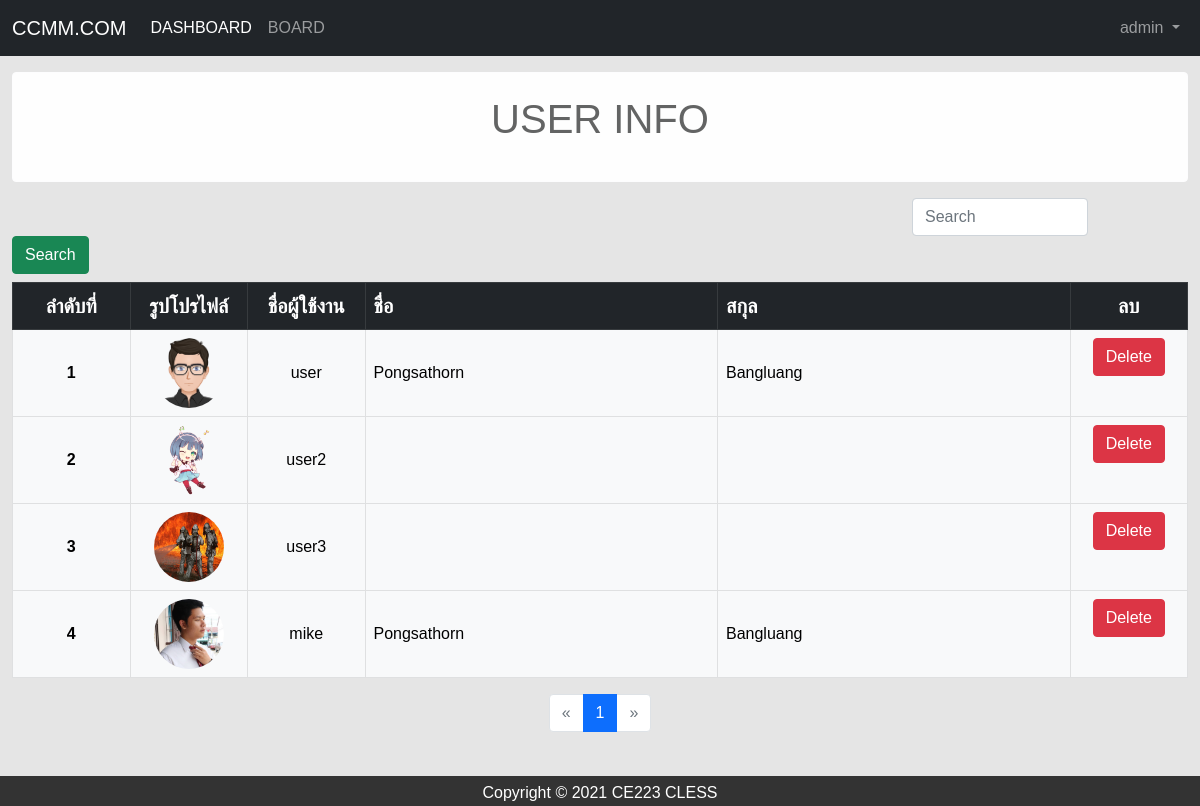
/admin/admin_home.php?x=user_info&page (signed in), run on the app's committed database.
### tables this page shows
CREATE TABLE `masterlogin` (
  `ID` int(11) NOT NULL,
  `username` varchar(20) NOT NULL,
  `email` varchar(50) NOT NULL,
  `password` varchar(20) NOT NULL,
  `firstname` varchar(50) NOT NULL,
  `lastname` varchar(50) NOT NULL,
  `address` varchar(100) NOT NULL,
  `phone` varchar(10) NOT NULL,
  `role` varchar(5) NOT NULL,
  `text` varchar(200) NOT NULL,
  `nickname` varchar(20) NOT NULL,
  `sex` varchar(4) NOT NULL,
  `Github` varchar(50) NOT NULL,
  `Twitter` varchar(50) NOT NULL,
  `Instagram` varchar(50) NOT NULL,
  `Facebook` varchar(50) NOT NULL,
  `image` text NOT NULL
);

### admin/user_info.php (the view, shortened to what this page needs)
    <div class="container">
      <div class="row">
        <div class="col-12 col-sm-12 mt-3">
          <div class="alert alert-light" role="alert">
           <p class="fs-1" align="center">USER INFO</p>
          </div>
        </div>
      </div>
      <form action="" method="post" id="form" enctype="multipart/form-data">
        <div class="row">
          <div class="col-9"></div>
      <div class="col-2">
        <input type="text" name="search" class="form-control" placeholder="Search">
      </div>
      <div class="col">
      <input type="submit" class="btn btn-success" name="btn-search" value="Search" >
      </div>
    </div>
    </form>
        <div class="col-12 col-sm-12 mt-2">
          <table class="table table-light table-bordered">
            <thead>
              <tr class="fs-5 table-dark">
                <th scope="col" width="10%" class="text-center">ลำดับที่</th>
                <th scope="col" width="10%" class="text-center">รูปโปรไฟล์</th>
                <th scope="col" width="10%" class="text-center">ชื่อผู้ใช้งาน</th>
                <th scope="col" width="30%" >ชื่อ</th>
                <th scope="col" width="30%" >สกุล</th>
                <th scope="col" width="10%" class="text-center">ลบ</th>
              </tr>
            </thead>
            <tbody>
            <?php
            $role = "user";
            $page = $_GET['page'];
            $per_page = 10;
            if($page==""){$page=1;}
            $res = $db->query('SELECT COUNT(*) FROM masterlogin');
            $num_rows = $res->fetchColumn();
            $total_page =ceil($num_rows/$per_page);
            $start = ($page-1)*$per_page;
            $num=0;
            if(isset($_POST['search'])){
              $search = $_POST['search'];
              $select_stmt = $db->prepare("SELECT * FROM masterlogin WHERE role=:role AND username LIKE '%$search%' LIMIT $start,10");
              $select_stmt->bindParam(":role", $role);
              $select_stmt->execute(); }
            else if(!isset($_POST['search'])){
            $select_stmt = $db->prepare("SELECT * FROM masterlogin WHERE role=:role LIMIT $start,10");
            $select_stmt->bindParam(":role", $role);
            $select_stmt->execute(); }
            while($row = $select_stmt->fetch(PDO::FETCH_ASSOC)) {
            $num++;
            ?>
              <tr>
                <th class="text-center align-middle"><?php echo $num ?></th>
                <td class="text-center"><img src="../user/img/<?php echo $row['image']; ?>" alt="" class="rounded-circle" width="70" height="70"></td>
                <td class="align-middle text-center"><?php echo $row['username']?></td>
                <td class="align-middle"><?php echo $row['firstname'];?></td>
                <td class="align-middle"><?php echo $row['lastname'];?></td>
                <td ><center><a href="?x=user_info&deleteuser_id=<?php echo $row['ID']; ?>&page=<?php echo $page;?>" class="btn btn-danger btn-center">Delete</center></td>
              </tr>
              <?php } ?>
            </tbody>
          </table>
          <nav aria-label="Page navigation example">
          <ul class="pagination justify-content-center">
            <li <?php if($page == 1) {echo 'class="page-item disabled"';}
                  else echo 'class="page-item"';?>>
              <a class="page-link" href="admin_home.php?x=user_info&page=<?php echo $page-1; ?>" aria-label="Previous">
                <span aria-hidden="true">&laquo;</span>
              </a>
            </li>
            <?php for($i=1;$i<=$total_page;$i++){ ?>
            <li <?php if($page == $i) echo 'class="page-item active"' ;?>><a class="page-link" href="admin_home.php?x=user_info&page=<?php echo($i); ?>"><?php echo $i;?></a></li>
              <?php } ?>
            <li <?php if($page >= $total_page) {echo 'class="page-item disabled"';}
                  else echo 'class="page-item"';?>>
              <a class="page-link" href="admin_home.php?x=user_info&page=<?php echo $page+1; ?>" aria-label="Next">
        <span aria-hidden="true">&raquo;</span>
      </a>
    </li>
  </ul>
</nav>
        </div>
      </div>

### admin/admin_home.php (shortened to what this page needs)
<?php
    require_once '../connection.php';
?>
<!DOCTYPE html>
<html lang="en">
<head>
    <link href="https://cdn.jsdelivr.net/npm/bootstrap@5.0.0-beta3/dist/css/bootstrap.min.css" rel="stylesheet">
    <link href="../style.css" rel="stylesheet">
    <nav class="navbar navbar-expand-lg navbar-dark bg-dark">
      <div class="container-fluid">
        <a class="navbar-brand" href="admin_home.php?x=dashboard">CCMM.COM</a>
        <div class="collapse navbar-collapse" id="navbarSupportedContent">
          <ul class="navbar-nav me-auto">
            <li class="nav-item">
              <a class="nav-link active" aria-current="page" href="admin_home.php?x=dashboard">DASHBOARD</a>
            </li>
            <li class="nav-item">
              <a class="nav-link" href="../user/blog.php?x&page">BOARD</a>
            </li>
          </ul>
          <ul class="navbar-nav ml-auto">
          <li class="nav-item dropdown">
              <a class="nav-link dropdown-toggle" href="#" id="navbarDropdown" role="button" data-bs-toggle="dropdown" aria-expanded="false">
              &nbsp;&nbsp;&nbsp;&nbsp;<?php echo $_SESSION['admin_login']; ?>
              </a>
            </li>
            </ul>
        </div>
      </div>
    </nav>
</head>
<body style="background-color:#E5E5E5;">
<?php
    if(isset($_GET['x'])){
    $x = $_GET['x'];
    if($x == "user_info") include ('user_info.php');
}
?>
<footer>
  <p>Copyright &copy; <script>document.write(new Date().getFullYear());</script> CE223 CLESS</p>
</footer>
</body>
</html>

### style.css (style rules this page uses)
.container { max-width: 1300px; }
.container-fluid { max-width: 1700px; }
body { position: relative; padding-bottom: 58px; min-height: 100vh; }
footer { text-align: center; background-color: #333; color: #fff; padding: 5px; position: absolute; bottom: 0; width: 100%; height: 30px; }
* { margin: 0; padding: 0; box-sizing: border-box; font-family: 'Poppins' , sans-serif; }

### admin/admin_home.php (style rules this page uses)
A:link { text-decoration:none; }

### data on the page
masterlogin: image (picture), username "user", firstname "Pongsathorn", lastname "Bangluang"
masterlogin: image (picture), username "user2"
masterlogin: image (picture), username "user3"
masterlogin: image (picture), username "mike", firstname "Pongsathorn", lastname "Bangluang"

### other printed values
$_SESSION['admin_login'] "admin"
